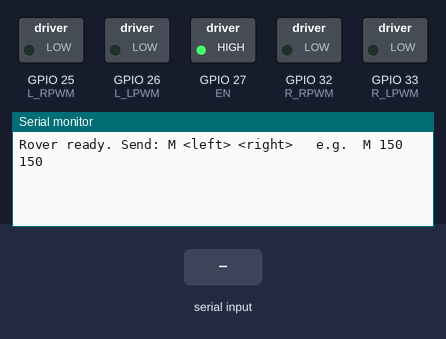
This sketch was run on a simulated ESP32. Shown: switched loads named in the sketch (green lamp = pin HIGH), the last lines printed to the serial monitor. Inputs (shaded band) come from the test bench.

Above: at 1.2 s.
1.3 s: "stop\n" received over Serial
At 2.2 s:
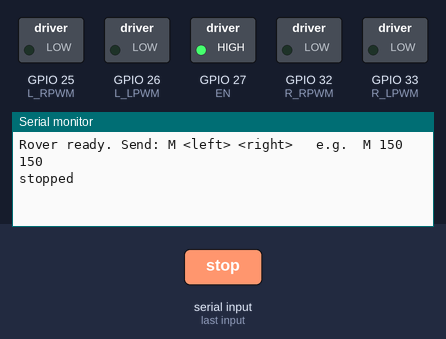
2.8 s: "M90\n" received over Serial
At 3.3 s:
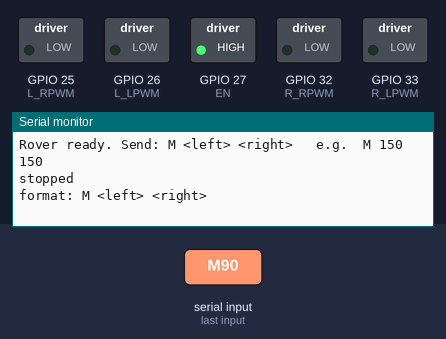

Measured:
- after the input at 1.3 s, the serial monitor: prints a new line at once (image 1)
- after the input at 2.8 s, the serial monitor: prints a new line at once (image 2)

The sketch:

kitty_rover_esp32.ino
```cpp
// Kitty Rover — ESP32 drivetrain firmware (tank drive)
// Protocol over USB serial @115200:  "M <left> <right>\n"  values -255..255
//                                     "stop" or "s"  -> halt

// ---- pin map ----
const int L_RPWM = 25, L_LPWM = 26;   // LEFT  IBT-2
const int R_RPWM = 32, R_LPWM = 33;   // RIGHT IBT-2
const int EN     = 27;                // shared: R_EN + L_EN on BOTH boards

// ---- direction convention (positive = forward for both tracks) ----
const bool L_INVERT = false;
const bool R_INVERT = true;           // right motor is mounted mirrored

// ---- safety ----
const unsigned long DEADMAN_MS = 500; // no command for this long -> stop
unsigned long lastCmd = 0;

void setMotor(int rpwm, int lpwm, int speed, bool invert) {
  if (invert) speed = -speed;
  speed = constrain(speed, -255, 255);
  if (speed >= 0) { analogWrite(lpwm, 0); analogWrite(rpwm, speed); }
  else            { analogWrite(rpwm, 0); analogWrite(lpwm, -speed); }
}

void stopAll() {
  analogWrite(L_RPWM, 0); analogWrite(L_LPWM, 0);
  analogWrite(R_RPWM, 0); analogWrite(R_LPWM, 0);
}

void drive(int left, int right) {
  setMotor(L_RPWM, L_LPWM, left,  L_INVERT);
  setMotor(R_RPWM, R_LPWM, right, R_INVERT);
}

void setup() {
  pinMode(EN, OUTPUT);
  digitalWrite(EN, HIGH);             // enable both H-bridges
  stopAll();
  Serial.begin(115200);
  Serial.println("Rover ready. Send: M <left> <right>   e.g.  M 150 150");
  lastCmd = millis();
}

String line;
void loop() {
  if (Serial.available()) {
    line = Serial.readStringUntil('\n');
    line.trim();
    if (line.length() > 0) {
      if (line.charAt(0) == 'M' || line.charAt(0) == 'm') {
        int sp1 = line.indexOf(' ');
        int sp2 = line.indexOf(' ', sp1 + 1);
        if (sp1 > 0 && sp2 > sp1) {
          int left  = line.substring(sp1 + 1, sp2).toInt();
          int right = line.substring(sp2 + 1).toInt();
          drive(left, right);
          lastCmd = millis();
          Serial.print("L="); Serial.print(left);
          Serial.print(" R="); Serial.println(right);
        } else Serial.println("format: M <left> <right>");
      } else if (line == "stop" || line == "s") {
        drive(0, 0); lastCmd = millis(); Serial.println("stopped");
      }
    }
  }
  if (millis() - lastCmd > DEADMAN_MS) stopAll();   // deadman
}
```
